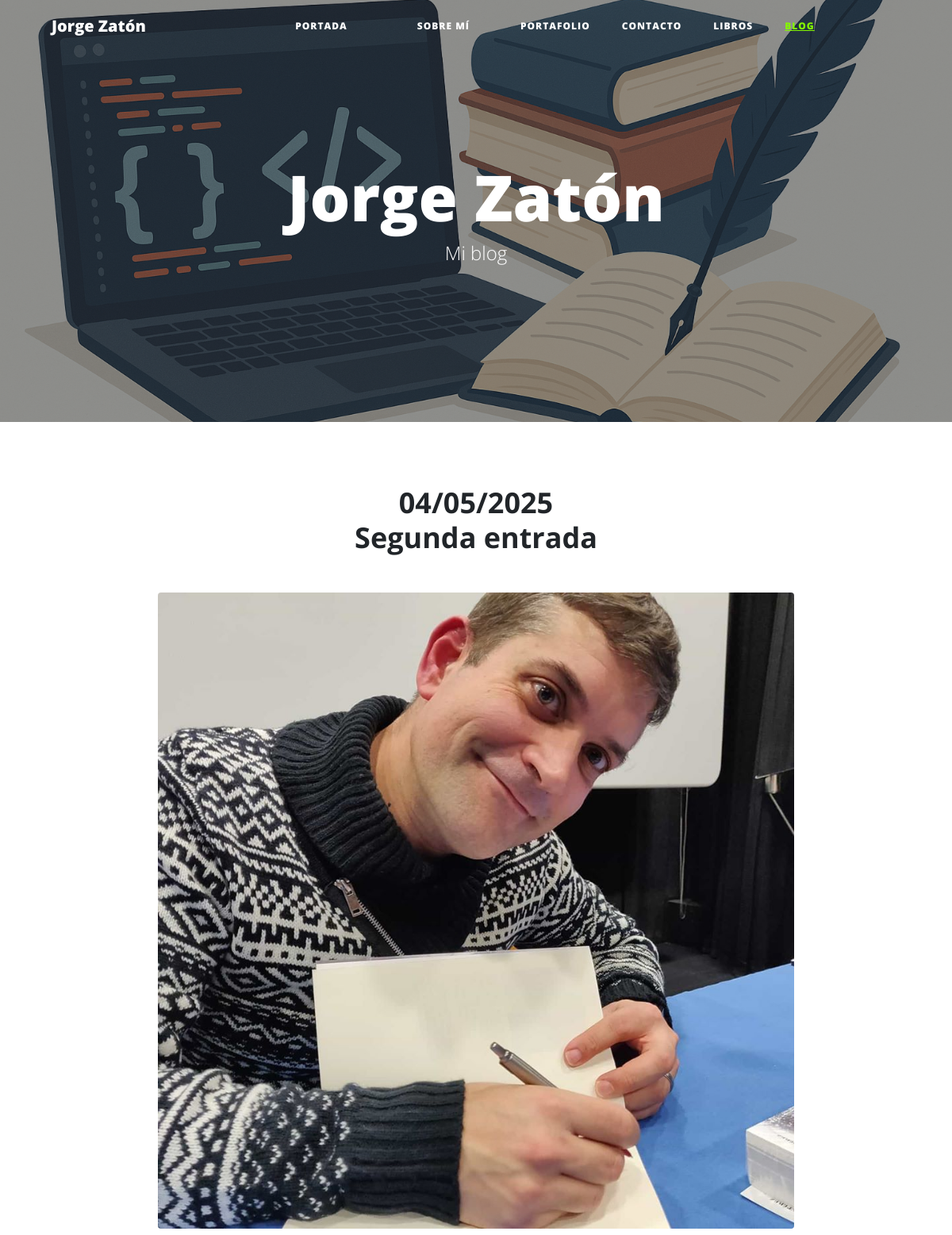
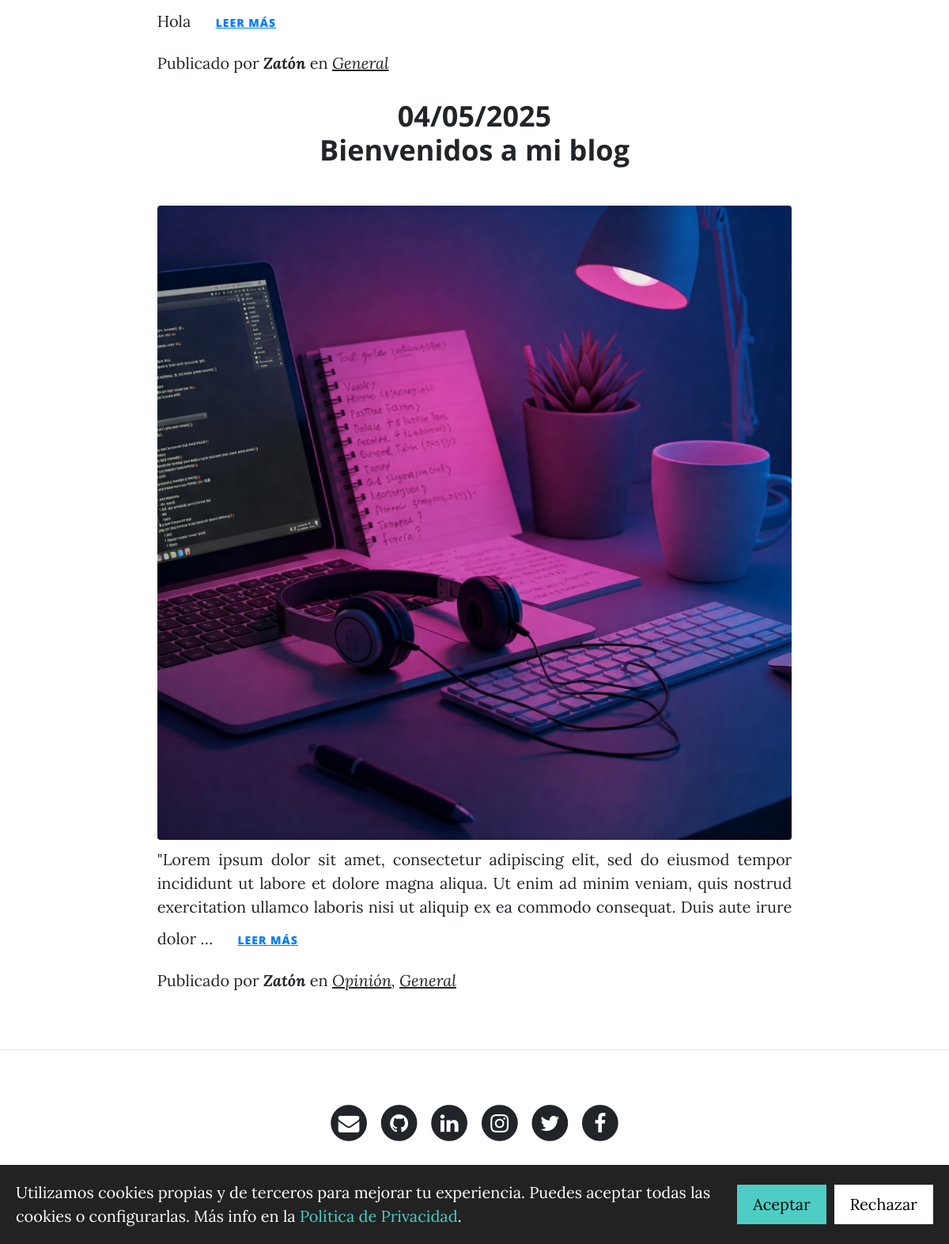
Screenshot of /blog/ with the database file from the repository (2 pictures, top to bottom).
### blog/models.py (models this page shows, shortened)
class Posts(CommonInfo):
    title = models.CharField(max_length=200, verbose_name='Título')
    content = RichTextField(verbose_name='Contenido')
    published = models.DateTimeField(verbose_name='Fecha de publicación', default=timezone.now())
    categories = models.ManyToManyField(Category, verbose_name='Categoría', blank=True, related_name="get_posts")
    author = models.ForeignKey(User, verbose_name="Autor", on_delete=models.PROTECT, null=True, blank=True)
    link = models.URLField(null=True, blank=True, verbose_name = "Enlace")
    class Meta:
        verbose_name = 'Blog'
        verbose_name_plural = 'Blogs'
        ordering = ['-created']

class Category(models.Model):
    name = models.CharField(max_length=200, verbose_name='Nombre de la categoría')
    created = models.DateTimeField(auto_now_add=True, verbose_name="fecha de creación") #fecha de creación
    updated = models.DateTimeField(auto_now=True, verbose_name= "fecha de modificación")
    class Meta:
        verbose_name = 'Categoría'
        verbose_name_plural = 'Categorías'
        ordering = ['-created'] # ordena por fecha de creación, de más reciente a más antiguo

### blog/views.py (the view)
# urls.py: path('', BlogListView.as_view(), name="blog"),
class BlogListView(ListView):
    model = Posts

### pages/templatetags/pagesextras.py (called while the page is built)
@register.simple_tag
def get_page_list():
    pages = Pages.objects.all()
    return pages

### social/processors.py (called while the page is built)
def ctx_dict(request):
    ctx = {}
    links = Link.objects.all()
    for link in links:
        ctx[link.key] = link.url
    return ctx

### blog/templates/blog/posts_list.html (shortened to what this page needs)
{% extends 'core/base.html' %}
{%block textoscabecera%}
<h1>Jorge Zatón</h1>
<span class="subheading">Mi blog</span>
{% endblock %}
{% block imagenportada %} {% load static %}{% static 'core/img/portadablog.png' %} {% endblock %}
{% block content %}
{%for post in posts_list %}
    <section class="page-section cta">
        <div class="container">
          <div class="row">
            <div class="col-xl-9 mx-auto">
              <div class="cta-innerv text-center rounded">
                <h2 class="section-heading mb-5">
                  <span class="section-heading-upper">{{post.created|date:"SHORT_DATE_FORMAT"}}</span>
                  <span class="section-heading-lower">
                    <a href="{% url 'post' post.id %}" class="link">{{ post.title }}</a>
                  </span>
                </h2>
                <p class="mb-0">
                  {% if post.image %}
                    <img class="mx-auto d-flex rounded img-fluid mb-3 mb-lg-0" src="{{post.image.url}}" alt="">
                  {% else %}
                    <img class="mx-auto d-flex rounded img-fluid mb-3 mb-lg-0" src="{% static 'core/img/avatar.jpg' %}" alt="Imagen por defecto">
                  {% endif %}
                </p>
                <p class="mb-0 mbt">
                    {{post.content|truncatewords:40|safe}}
                    <a href="{% url 'post' post.id %}" class="btn btn-link">Leer más</a>
                </p>
                <p class="mb-0 mbt">
                  <span class="section-heading-under">Publicado por <em><b>{{post.author}}</b></em> en <em>
                  {% for category in post.categories.all %}
                    <a href="{% url  "category" category.id %}" class="link">{{category.name}}</a>{% if not forloop.last %}, {% endif %}
                  {% endfor %}
                </em></span>
                </p>
              </div>
            </div>
          </div>
        </div>
      </section>
{% endfor %}
{% endblock %}

### core/templates/core/base.html (shortened to what this page needs)
{% load static %}
{% load i18n %}
<!DOCTYPE html>
<html lang="es">
  <head>
    <link href="{% static 'core/vendor/bootstrap/css/bootstrap.min.css' %}" rel="stylesheet">
    <link href="{% static 'core/vendor/font-awesome/css/font-awesome.min.css' %}" rel="stylesheet" type="text/css">
    <link href="{% static 'core/css/clean-blog.min.css' %}" rel="stylesheet">
  </head>
  <body>
    <nav class="navbar navbar-expand-lg navbar-light fixed-top" id="mainNav">
      <div class="container">
        <a class="navbar-brand" href="{% url 'home' %}">Jorge Zatón</a>
        <div class="collapse navbar-collapse" id="navbarResponsive">
          <ul class="navbar-nav mx-auto">
            <li class="nav-item {% if request.path == '/' %}active{% endif %} px-lg-4">
                <a class="nav-link" href="{% url 'home' %}">{% trans "Portada" %}</a>
            </li>
            <li class="nav-item {% if request.path == '/about/' %}active{% endif %} px-lg-4">
                <a class="nav-link" href="{% url 'about' %}">{% trans "Sobre mí" %}</a>
            </li>
            <li class="nav-item {% if request.path == '/portfolio/' %}active{% endif %}">
                <a class="nav-link" href="{% url 'portfolio' %}">{% trans "Portafolio" %}</a>
            </li>
            <li class="nav-item {% if request.path == '/contact/' %}active{% endif %}">
                <a class="nav-link" href="{% url 'contact' %}">{% trans "Contacto" %}</a>
            </li>
            <li class="nav-item {% if request.path == '/libros/' %}active{% endif %}">
                <a class="nav-link" href="{% url 'libros' %}">{% trans "Libros" %}</a>
            </li>
            <li class="nav-item {% if request.path|slice:":6" == '/blog/' %}active{% endif %}">
                <a class="nav-link" href="{% url 'blog' %}">{% trans "Blog" %}</a>
            </li>
          </ul>
        </div>
      </div>
    </nav>
    <header class="masthead" style="background-image: url('{% block imagenportada %}{% endblock %}')">
      <div class="overlay"></div>
      <div class="container">
        <div class="row">
          <div class="col-lg-8 col-md-10 mx-auto">
            <div class="site-heading">
              {%block textoscabecera%}{% endblock %}
            </div>
          </div>
        </div>
      </div>
    </header>
   <div class="container">
    {% block content %}{% endblock %}
    </div>
  {% if request.path != "/" %} <hr> {% endif %}
    <footer>
      <div class="container">
        <div class="row">
          <div class="col-lg-8 col-md-10 mx-auto">
            <ul class="list-inline text-center">
              <li class="list-inline-item">
                  <a href="{% url 'contact' %}" >
                      <span class="fa-stack fa-lg">
                          <i class="fa fa-circle fa-stack-2x"></i>
                          <i class="fa fa-envelope fa-stack-1x fa-inverse"></i>
                      </span>
                  </a>
              </li>
              {% if Link_GitHub %}
                <li class="list-inline-item">
                    <a href="{{Link_GitHub}}" target="_blank">
                        <span class="fa-stack fa-lg">
                            <i class="fa fa-circle fa-stack-2x"></i>
                            <i class="fa fa-github fa-stack-1x fa-inverse"></i>
                        </span>
                    </a>
                </li>
              {% endif %}
              {% if Link_linkedin %}
                <li class="list-inline-item">
                    <a href="{{Link_linkedin}}" target="_blank">
                        <span class="fa-stack fa-lg">
                            <i class="fa fa-circle fa-stack-2x"></i>
                            <i class="fa fa-linkedin fa-stack-1x fa-inverse"></i>
                        </span>
                    </a>
                </li>
              {% endif %}
              {% if Link_Instagram %}
                <li class="list-inline-item">
                    <a href="{{Link_Instagram}}" target="_blank">
                        <span class="fa-stack fa-lg">
                            <i class="fa fa-circle fa-stack-2x"></i>
                            <i class="fa fa-instagram fa-stack-1x fa-inverse"></i>
                        </span>
                    </a>
                </li>
              {% endif %}
              {% if Link_twitter %}
                <li class="list-inline-item">
                    <a href="{{Link_twitter}}" target="_blank">
                        <span class="fa-stack fa-lg">
                            <i class="fa fa-circle fa-stack-2x"></i>
                            <i class="fa fa-twitter fa-stack-1x fa-inverse"></i>
                        </span>
                    </a>
                </li>
              {% endif %}
              {% if Link_facebook %}
                <li class="list-inline-item">
                    <a href="{{Link_facebook}}" target="_blank">
                        <span class="fa-stack fa-lg">
                            <i class="fa fa-circle fa-stack-2x"></i>
                            <i class="fa fa-facebook fa-stack-1x fa-inverse"></i>
                        </span>
                    </a>
                </li>
              {% endif %}
          </ul>
        <p class="copyright text-muted">
          {% load pagesextras %}
          {% get_page_list as page_list %}
          {% for page in page_list %}
            <a href= "{% url "page" page.id %}" class=link >{{page.title}}</a> {% if not forloop.last %} · {% endif %}
          {% endfor %}
      </p>
          </div>
        </div>
      </div>
    </footer>
<div id="cookie-banner" style="position: fixed; bottom: 0; left: 0; right: 0; background: #222; color: #fff; padding: 1em; display: flex; justify-content: space-between; align-items: center; z-index: 1000;">
  <div style="max-width: 80%;">
  </div>
  <div style="display: flex; gap: 0.5em;">
    <button onclick="acceptCookies()" style="background: #4ecdc4; color: #000; border: none; padding: 0.5em 1em; cursor: pointer;">{% trans "Aceptar" %}</button>
    <button onclick="rejectCookies()" style="background: #fff; color: #000; border: none; padding: 0.5em 1em; cursor: pointer;">{% trans "Rechazar" %}</button>
  </div>
</div>
  </body>
</html>

### rows the page displays
Posts: created "04/05/2025", title "Segunda entrada", image (picture), content "Hola", author "Zatón"
Category: name "General"
Posts: created "04/05/2025", title "Bienvenidos a mi blog", image (picture), content "\"Lorem ipsum dolor sit amet, consectetur adipiscing elit, sed do eiusmod tempor incididunt ut labore et dolore magna aliqua. Ut enim ad minim veniam, quis nostrud exercitation ullamco laboris nisi ut aliquip ex ea commodo consequat. Duis aute irure dolor …", author "Zatón"
Category: name "Opinión"
